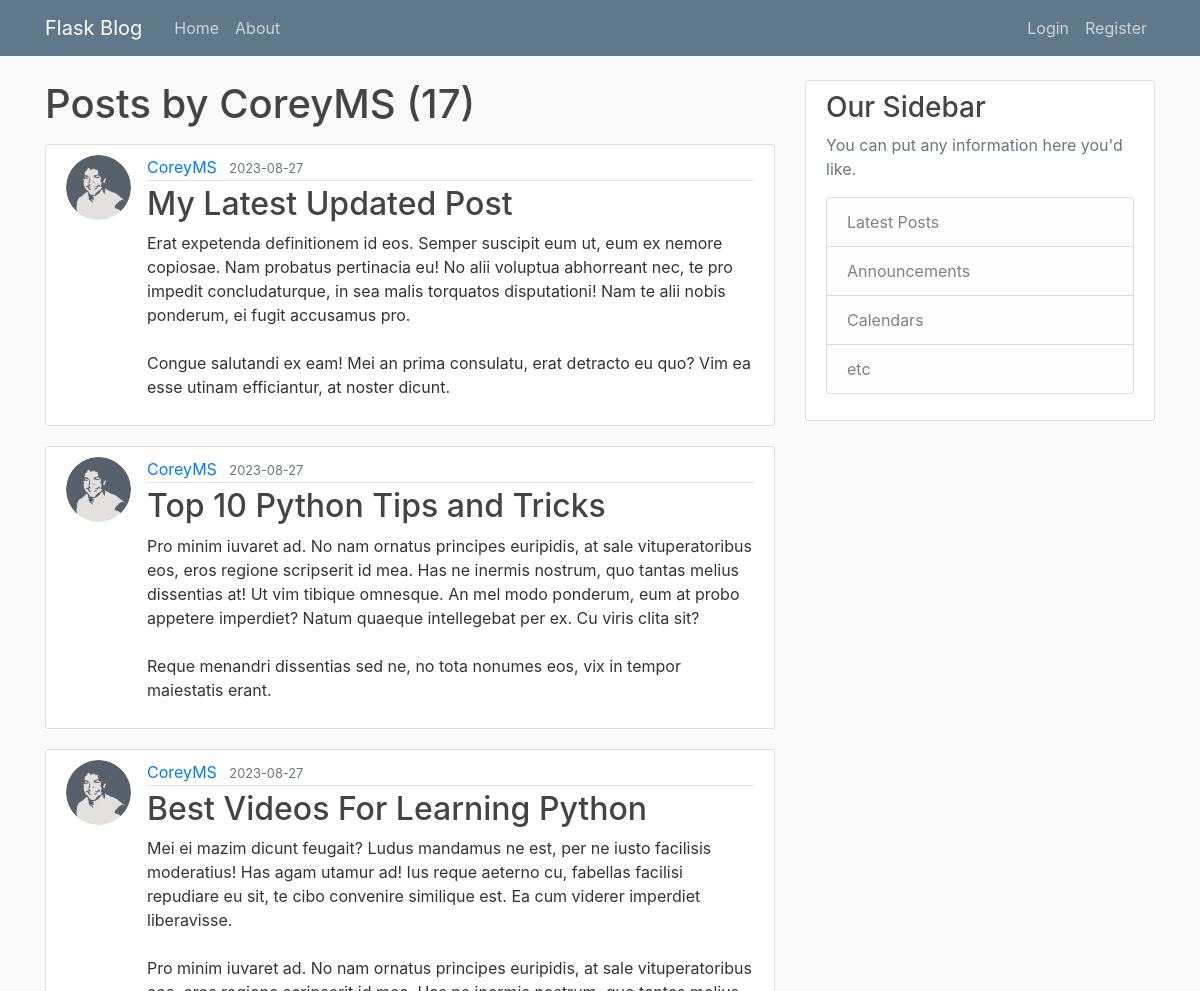
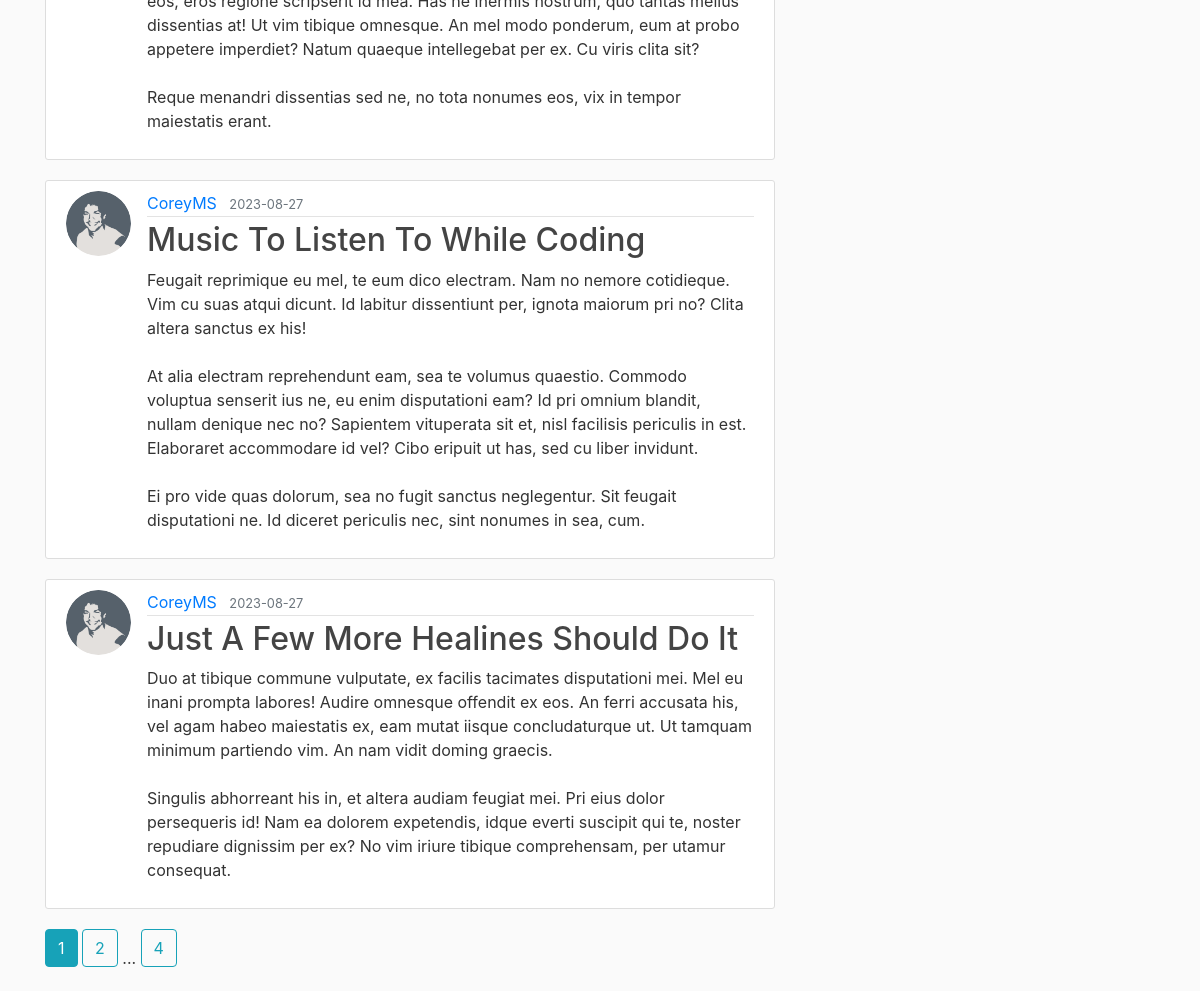
The app's page /user/CoreyMS with its own data (2 pictures, top to bottom).
### flaskblog/models.py (models this page shows, shortened)
class User(db.Model, UserMixin):
    id = db.Column(db.Integer, primary_key=True)
    username = db.Column(db.String(20), unique=True, nullable=False)
    email = db.Column(db.String(120), unique=True, nullable=False)
    image_file = db.Column(db.String(20), nullable=False, default='default.jpg')
    password = db.Column(db.String(60),nullable=False)
    posts = db.relationship('Post', backref='author', lazy=True)

class Post(db.Model):
    id = db.Column(db.Integer, primary_key=True)
    title = db.Column(db.String(100), nullable=False)
    date_posted = db.Column(db.DateTime, nullable=False, default=datetime.utcnow)
    content = db.Column(db.Text, nullable=False)
    user_id = db.Column(db.Integer, db.ForeignKey('user.id'), nullable=False)

### flaskblog/users/routes.py (the view)
@users.route("/user/<string:username>")
def user_posts(username):
    page = request.args.get('page', 1, type=int) # 默认是1 类型是int
    user = User.query.filter_by(username=username).first_or_404()  # get the first user with this username and if you get a none then return a 404
    posts = Post.query.filter_by(author=user)\
        .order_by(Post.date_posted.desc())\
        .paginate(page=page, per_page=5)  # \可以在符号换行  hefilter_by也可以参数放object
    return render_template('user_posts.html', posts=posts, user=user)

### flaskblog/templates/user_posts.html
{% extends "layout.html" %}
{% block content %}
<h1 class="mb-3">Posts by {{ user.username }} ({{ posts.total }})</h1>
{% for post in posts.items %}
<article class="media content-section">
    <img src="{{ url_for('static', filename='profile_pics/' + post.author.image_file) }}"
        class="rounded-circle article-img">
    <div class="media-body">
        <div class="article-metadata">
            <a class="mr-2" href="{{ url_for('users.user_posts', username=post.author.username) }}">{{ post.author.username }}</a>
            <small class="text-muted">{{ post.date_posted.strftime('%Y-%m-%d') }}</small>
        </div>
        <h2><a class="article-title" href="{{ url_for('posts.post', post_id=post.id) }}">{{ post.title }}</a></h2>
        <p class="article-content">{{ post.content }}</p>
    </div>
</article>
{% endfor %}
{% for page_num in posts.iter_pages(left_edge=1, right_edge=1, left_current=1, right_current=1) %}
    {% if page_num %}
        {% if posts.page == page_num %}
            <a class="btn btn-info mb-4" href="{{ url_for('users.user_posts', username=user.username, page=page_num) }}">{{ page_num }}</a>
        {% else %}
            <a class="btn btn-outline-info mb-4" href="{{ url_for('users.user_posts', username=user.username, page=page_num) }}">{{ page_num }}</a>
        {% endif %}
    {% else %}
        ...
    {% endif %}
{% endfor %}
{% endblock content %}

### flaskblog/static/main.css (style rules this page uses)
body { background: #fafafa; color: #333333; margin-top: 5rem; }
h1, h2, h3, h4, h5, h6 { color: #444444; }
.content-section { background: #ffffff; padding: 10px 20px; border: 1px solid #dddddd; border-radius: 3px; margin-bottom: 20px; }
.article-title { color: #444444; text-decoration: none; }
.article-content { white-space: pre-line; }
.article-img { height: 65px; width: 65px; margin-right: 16px; }
.article-metadata { padding-bottom: 1px; margin-bottom: 4px; border-bottom: 1px solid #e3e3e3 }
a:link { text-decoration: none; }

### records on screen
User: username "CoreyMS"
Post: image_file (picture), author.username "CoreyMS", date_posted "2023-08-27", title "My Latest Updated Post", content "Erat expetenda definitionem id eos. Semper suscipit eum ut, eum ex nemore copiosae. Nam probatus pertinacia eu! No alii voluptua abhorreant nec, te pro impedit concludaturque, in sea malis torquatos disputationi! Nam te alii nobis ponderum, ei fugit accusamus pro. Congue salutandi ex eam! Mei an prima consulatu, erat detracto eu quo? Vim ea esse utinam efficiantur, at noster dicunt."
Post: image_file (picture), author.username "CoreyMS", date_posted "2023-08-27", title "Top 10 Python Tips and Tricks", content "Pro minim iuvaret ad. No nam ornatus principes euripidis, at sale vituperatoribus eos, eros regione scripserit id mea. Has ne inermis nostrum, quo tantas melius dissentias at! Ut vim tibique omnesque. An mel modo ponderum, eum at probo appetere imperdiet? Natum quaeque intellegebat per ex. Cu viris clita sit? Reque menandri dissentias sed ne, no tota nonumes eos, vix in tempor maiestatis erant."
Post: image_file (picture), author.username "CoreyMS", date_posted "2023-08-27", title "Best Videos For Learning Python", content "Mei ei mazim dicunt feugait? Ludus mandamus ne est, per ne iusto facilisis moderatius! Has agam utamur ad! Ius reque aeterno cu, fabellas facilisi repudiare eu sit, te cibo convenire similique est. Ea cum viderer imperdiet liberavisse. Pro minim iuvaret ad. No nam ornatus principes euripidis, at sale vituperatoribus eos, eros regione scripserit id mea. Has ne inermis nostrum, quo tantas melius dissentias at! Ut vim tibique omnesque. An mel modo ponderum, eum at probo appetere imperdiet? Natum quaeque intellegebat per ex. Cu viris clita sit? Reque menandri dissentias sed ne, no tota nonumes eos, vix in tempor maiestatis erant."
Post: image_file (picture), author.username "CoreyMS", date_posted "2023-08-27", title "Music To Listen To While Coding", content "Feugait reprimique eu mel, te eum dico electram. Nam no nemore cotidieque. Vim cu suas atqui dicunt. Id labitur dissentiunt per, ignota maiorum pri no? Clita altera sanctus ex his! At alia electram reprehendunt eam, sea te volumus quaestio. Commodo voluptua senserit ius ne, eu enim disputationi eam? Id pri omnium blandit, nullam denique nec no? Sapientem vituperata sit et, nisl facilisis periculis in est. Elaboraret accommodare id vel? Cibo eripuit ut has, sed cu liber invidunt. Ei pro vide quas dolorum, sea no fugit sanctus neglegentur. Sit feugait disputationi ne. Id diceret periculis nec, sint nonumes in sea, cum."
Post: image_file (picture), author.username "CoreyMS", date_posted "2023-08-27", title "Just A Few More Healines Should Do It", content "Duo at tibique commune vulputate, ex facilis tacimates disputationi mei. Mel eu inani prompta labores! Audire omnesque offendit ex eos. An ferri accusata his, vel agam habeo maiestatis ex, eam mutat iisque concludaturque ut. Ut tamquam minimum partiendo vim. An nam vidit doming graecis. Singulis abhorreant his in, et altera audiam feugiat mei. Pri eius dolor persequeris id! Nam ea dolorem expetendis, idque everti suscipit qui te, noster repudiare dignissim per ex? No vim iriure tibique comprehensam, per utamur consequat."

### other values on screen
{{ posts.total }} "17"
{{ page_num }} "1"
{{ page_num }} "2" "4"
